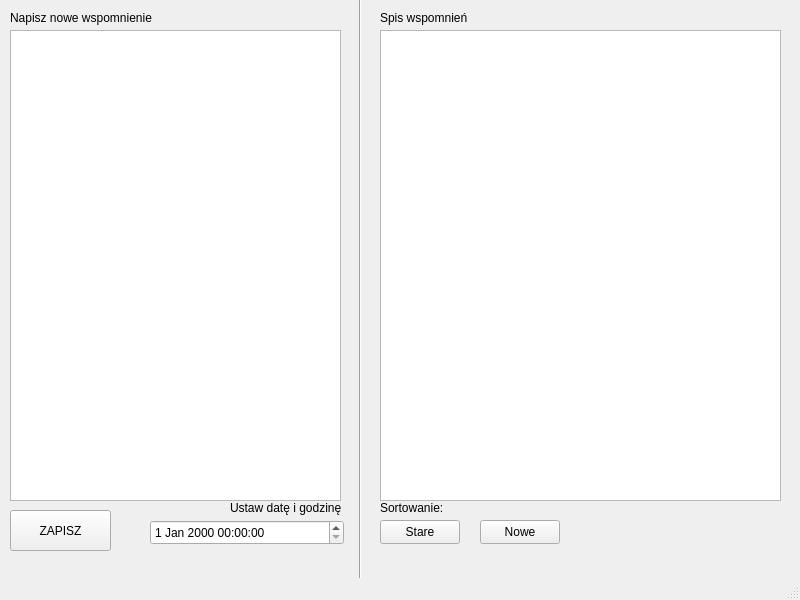
<?xml version="1.0" encoding="UTF-8"?>
<ui version="4.0">
 <class>MainWindow</class>
 <widget class="QMainWindow" name="MainWindow">
  <property name="geometry">
   <rect>
    <x>0</x>
    <y>0</y>
    <width>800</width>
    <height>600</height>
   </rect>
  </property>
  <property name="windowTitle">
   <string>MainWindow</string>
  </property>
  <widget class="QWidget" name="centralwidget">
   <widget class="QTextEdit" name="memoryInput">
    <property name="geometry">
     <rect>
      <x>10</x>
      <y>30</y>
      <width>331</width>
      <height>471</height>
     </rect>
    </property>
   </widget>
   <widget class="QTextBrowser" name="memoryDisplay">
    <property name="geometry">
     <rect>
      <x>380</x>
      <y>30</y>
      <width>401</width>
      <height>471</height>
     </rect>
    </property>
    <property name="html">
     <string>&lt;!DOCTYPE HTML PUBLIC &quot;-//W3C//DTD HTML 4.0//EN&quot; &quot;http://www.w3.org/TR/REC-html40/strict.dtd&quot;&gt;
&lt;html&gt;&lt;head&gt;&lt;meta name=&quot;qrichtext&quot; content=&quot;1&quot; /&gt;&lt;meta charset=&quot;utf-8&quot; /&gt;&lt;style type=&quot;text/css&quot;&gt;
p, li { white-space: pre-wrap; }
hr { height: 1px; border-width: 0; }
li.unchecked::marker { content: &quot;\2610&quot;; }
li.checked::marker { content: &quot;\2612&quot;; }
&lt;/style&gt;&lt;/head&gt;&lt;body style=&quot; font-family:'Segoe UI'; font-size:9pt; font-weight:400; font-style:normal;&quot;&gt;
&lt;p style=&quot;-qt-paragraph-type:empty; margin-top:0px; margin-bottom:0px; margin-left:0px; margin-right:0px; -qt-block-indent:0; text-indent:0px;&quot;&gt;&lt;br /&gt;&lt;/p&gt;&lt;/body&gt;&lt;/html&gt;</string>
    </property>
   </widget>
   <widget class="QDateTimeEdit" name="dateInput">
    <property name="geometry">
     <rect>
      <x>150</x>
      <y>520</y>
      <width>194</width>
      <height>25</height>
     </rect>
    </property>
   </widget>
   <widget class="QLabel" name="label">
    <property name="geometry">
     <rect>
      <x>10</x>
      <y>10</y>
      <width>241</width>
      <height>16</height>
     </rect>
    </property>
    <property name="text">
     <string>Napisz nowe wspomnienie</string>
    </property>
   </widget>
   <widget class="QLabel" name="label_2">
    <property name="geometry">
     <rect>
      <x>380</x>
      <y>10</y>
      <width>141</width>
      <height>16</height>
     </rect>
    </property>
    <property name="text">
     <string>Spis wspomnień</string>
    </property>
   </widget>
   <widget class="QLabel" name="label_3">
    <property name="geometry">
     <rect>
      <x>230</x>
      <y>500</y>
      <width>111</width>
      <height>16</height>
     </rect>
    </property>
    <property name="text">
     <string>Ustaw datę i godzinę</string>
    </property>
   </widget>
   <widget class="QPushButton" name="memoSaveButton">
    <property name="geometry">
     <rect>
      <x>10</x>
      <y>510</y>
      <width>101</width>
      <height>41</height>
     </rect>
    </property>
    <property name="text">
     <string>ZAPISZ</string>
    </property>
   </widget>
   <widget class="QLabel" name="label_4">
    <property name="geometry">
     <rect>
      <x>380</x>
      <y>500</y>
      <width>81</width>
      <height>16</height>
     </rect>
    </property>
    <property name="text">
     <string>Sortowanie:</string>
    </property>
   </widget>
   <widget class="Line" name="line">
    <property name="geometry">
     <rect>
      <x>350</x>
      <y>-40</y>
      <width>20</width>
      <height>711</height>
     </rect>
    </property>
    <property name="orientation">
     <enum>Qt::Orientation::Vertical</enum>
    </property>
   </widget>
   <widget class="QPushButton" name="oldSortButton">
    <property name="geometry">
     <rect>
      <x>380</x>
      <y>520</y>
      <width>80</width>
      <height>24</height>
     </rect>
    </property>
    <property name="text">
     <string>Stare</string>
    </property>
   </widget>
   <widget class="QPushButton" name="newSortButton">
    <property name="geometry">
     <rect>
      <x>480</x>
      <y>520</y>
      <width>80</width>
      <height>24</height>
     </rect>
    </property>
    <property name="text">
     <string>Nowe</string>
    </property>
   </widget>
  </widget>
  <widget class="QMenuBar" name="menubar">
   <property name="geometry">
    <rect>
     <x>0</x>
     <y>0</y>
     <width>800</width>
     <height>21</height>
    </rect>
   </property>
  </widget>
  <widget class="QStatusBar" name="statusbar"/>
 </widget>
 <resources/>
 <connections/>
</ui>
